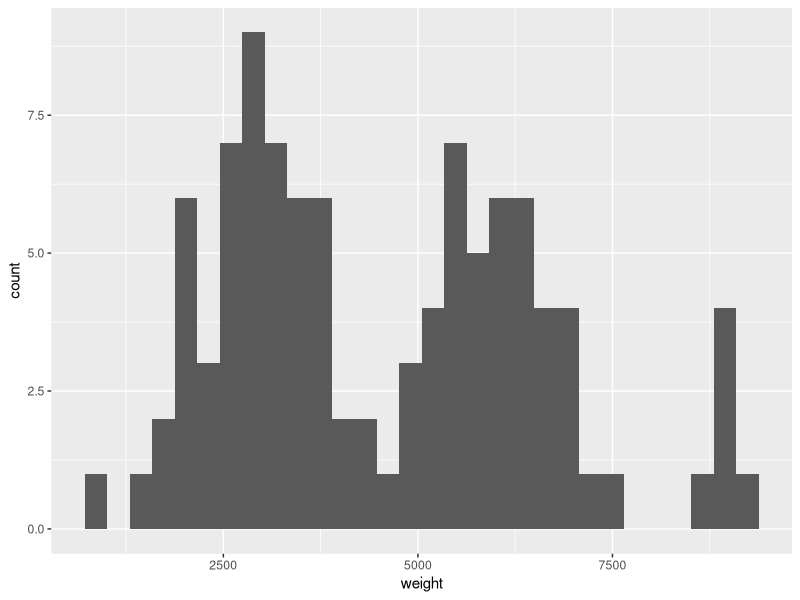
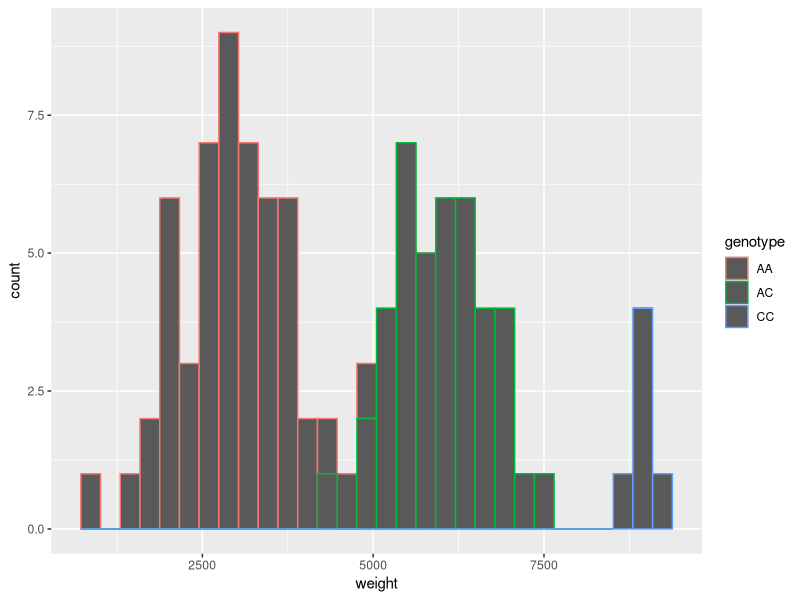
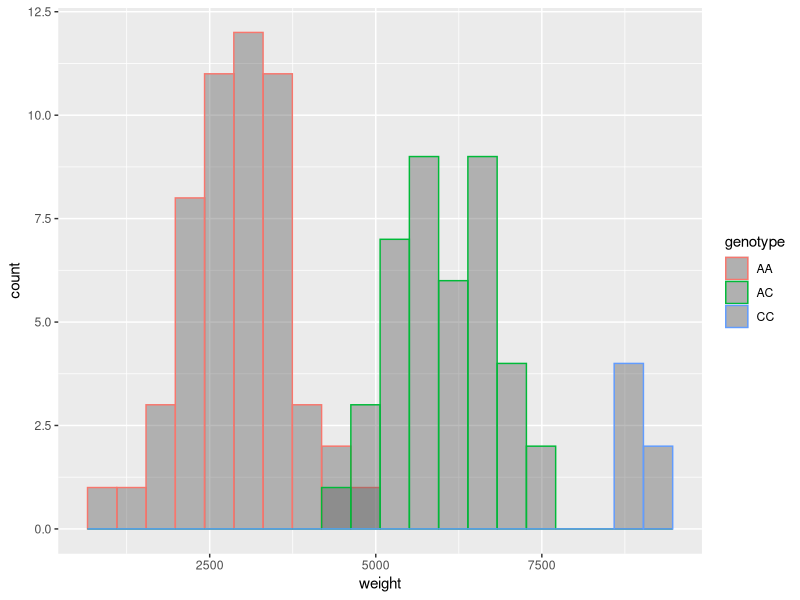
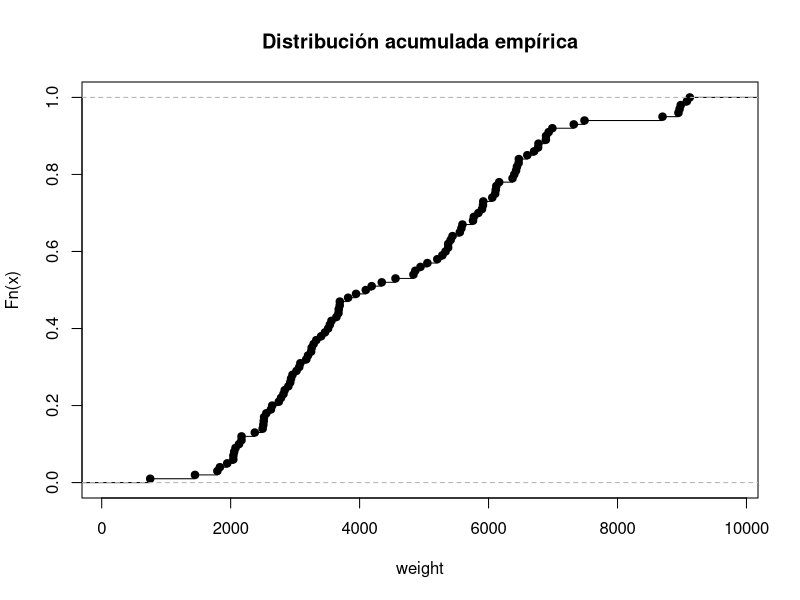
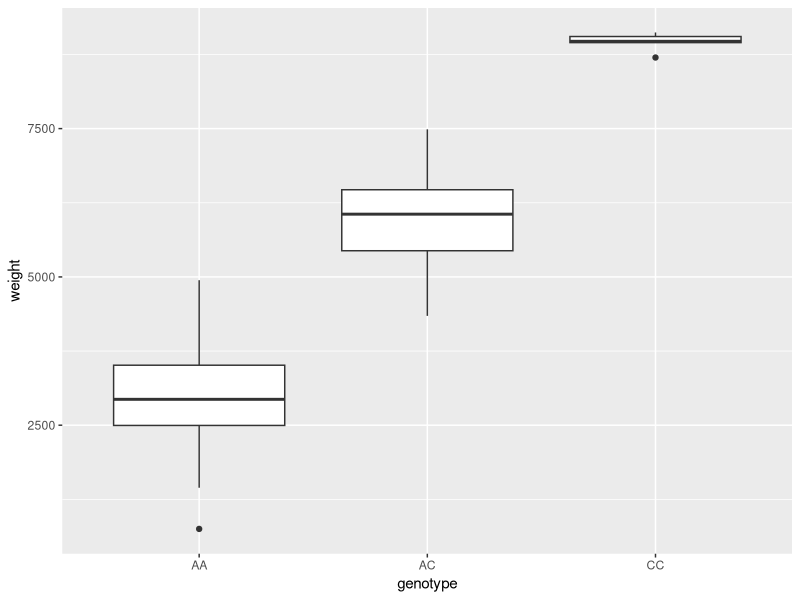
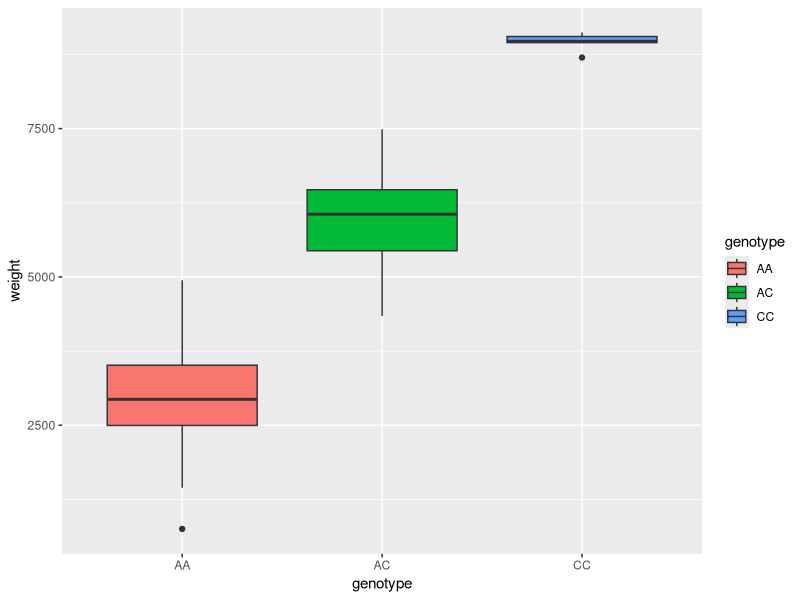
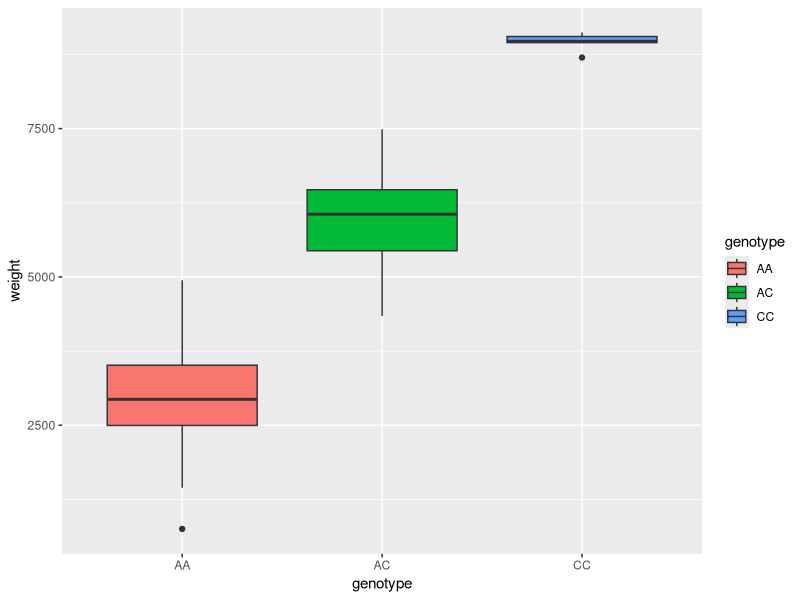
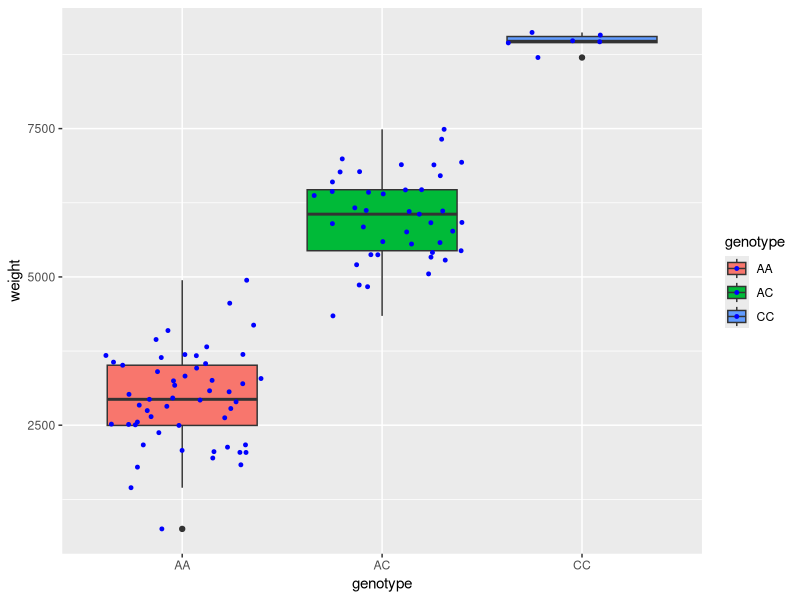

Write the R code that produced these figures, in order.
## ---- chunk 1
knitr::opts_chunk$set(echo = FALSE)
## ---- chunk 2
# Librería stats está instalada por defecto en la base de R
library(stats)

# Librería graphics está instalada por defecto en la base de R
library(graphics)

# Librería para importar datos
library(readxl)

# Librería psych para analisis de datos de matrices 
library(psych)

# Librería para gráficas avanzadas
library(ggplot2)

## ---- chunk 3
datos <- read_excel("animal.xlsx")
summary(datos)
str(datos)
## ---- chunk 4
datos$animal_id<- as.factor(datos$animal_id)
datos$genotype<- as.factor(datos$genotype)
summary(datos)
table(datos$genotype)
# Ejecute como prueba pero no incluya en el reporte esta función table(datos$weight) 
## ---- chunk 5
ggplot(datos, aes(x = weight)) +
  geom_histogram()
## ---- chunk 6
ggplot(datos, aes(x = weight)) +
  geom_histogram(aes(color = genotype))
## ---- chunk 7
ggplot(datos, aes(x = weight)) +
  geom_histogram(aes(color = genotype), 
  position = "identity", bins = 20, alpha = 0.4)
## ---- chunk 8
# Distribución acumulada empírica.
plot(ecdf(datos$weight), main="Distribución acumulada empírica", xlab="weight")
## ---- chunk 9
ggplot(datos, aes(x=genotype, y=weight)) +
    geom_boxplot()
## ---- chunk 10
ggplot(datos, aes(x=genotype, y=weight, fill=genotype)) +
    geom_boxplot()
## ---- chunk 11
ggplot(datos, aes(x=genotype, y=weight, fill=genotype)) +
    geom_boxplot()+
  labs(y="weight")
## ---- chunk 12
ggplot(datos, aes(x=genotype, y=weight, fill=genotype)) +
    geom_boxplot()+
  labs(y="weight")+
geom_jitter(color="blue", size=1, alpha=2)
## ---- chunk 13
mouse <- read_excel("mouse.xlsx")
mouse$id<- as.factor(mouse$id)
mouse$feed<- as.factor(mouse$feed)
mouse$sex<- as.factor(mouse$sex)
summary(mouse)
table(mouse$feed, mouse$sex)
# Ejecute como prueba pero no incluya en el reporte  table(mouse$feed, mouse$id) 
## ---- chunk 14
ggplot(mouse, aes(x=feed, y=weight, fill=sex)) +
    geom_boxplot()+
  labs(y="weight")
## ---- chunk 15
interaction.plot(mouse$feed, mouse$sex, mouse$weight, fun = mean)
## ---- chunk 16
interaction.plot(mouse$feed, mouse$sex, mouse$weight, fun = mean, xlab = "", ylab = "Peso promedio (g)", col=1:2, trace.label="Sexo", pch = c(15, 16), type = "b")

## ---- chunk 17
plot.design(mouse$weight~ mouse$sex, mouse$feed, xlab = "Factores", ylab="Weight", col="blue")

## ---- chunk 18
muscle <- read_excel("Muscle.xlsx")
muscle$ID <- as.factor(muscle$ID)
muscle$status <- as.factor(muscle$status)
summary(muscle)
## ---- chunk 19
# Gráfica de correlación de variables continuas
pairs.panels(muscle[,1:5], method = "pearson", hist.col = "red",  density = TRUE, font=2)
## ---- chunk 20
# Gráfica de correlación de variables continuas
pairs.panels(muscle[,3:8], method = "pearson", hist.col = "red",  density = TRUE, font=2)
